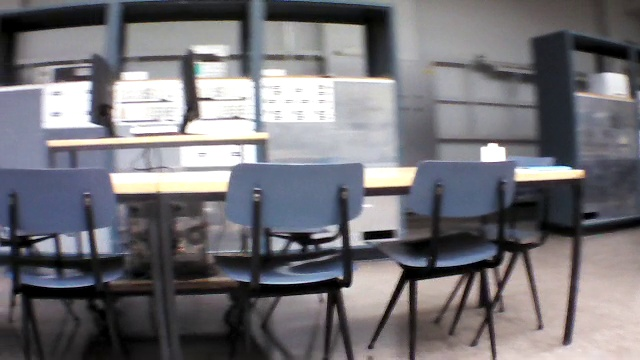
//> input picture test118.jpg, 640 x 360 px
$ ./Source   (built with g++ and OpenCV 4)
//> lines starting //> are read from the running program, lines starting //| are printed output that depends on the picture; after the words box and inside, x2 and y2 are one past the last pixel; in counts of white or black regions, pixels touching at a corner belong together
#include "opencv2/highgui/highgui.hpp"
#include "opencv2/imgproc/imgproc.hpp"
#include "opencv2\video\tracking.hpp"
#include "opencv2\features2d\features2d.hpp"
#include "opencv2\calib3d\calib3d.hpp"
#include <iomanip>
#include <set>
#include <iostream>
#include <stdio.h>
#include <stdlib.h>
#include <time.h>

using namespace cv;
using namespace std;

static const double pi = 3.14159265358979323846;
int maxCorners = 1000;
double qualityLevel = 0.01;
double minDistance = 10;
int blockSize = 3;
bool useHarrisDetector = false;
double k_harris = 0.04;

int maskSize = 10;

inline static double square(int a)

{

	return a * a;

}

void refresh_features(Mat gray, vector<Point2f> &flow_c);
void draw_opticalFlow(Point2f corners, Point2f flow_corners, Mat img, CvScalar line_color);
bool CheckCoherentRotation(cv::Mat_<double>& R);
Mat_<double> LinearLSTriangulation(
	Point3d u,//homogenous image point (u,v,1)
	Matx34d P,//camera 1 matrix
	Point3d u1,//homogenous image point in 2nd camera
	Matx34d P1//camera 2 matrix
	);

int main(int argc, char* argv[])
{

	double tick = getTickCount();
	Mat image = imread("test118.jpg", CV_LOAD_IMAGE_UNCHANGED);
//> image is the input picture: 360 rows x 640 cols, CV_8UC3; mean B, G, R 119.1, 114.1, 115.4
	Mat image2 = imread("test123.jpg", CV_LOAD_IMAGE_UNCHANGED);
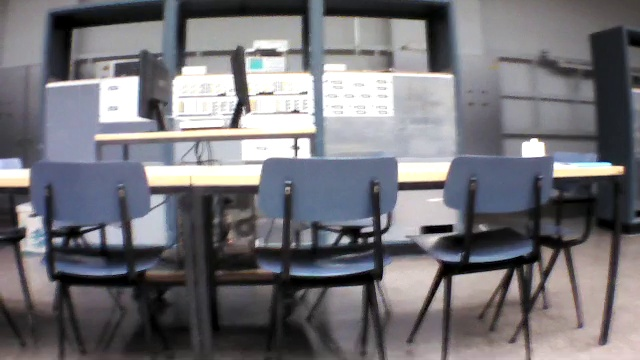
//> input picture test123.jpg, 640 x 360 px
//> image2 is the input picture: 360 rows x 640 cols, CV_8UC3; mean B, G, R 119.2, 114.2, 115.3
	Mat image3;
	image2.copyTo(image3);

	//no calibration matrix file - mockup calibration
	Size img_size = image.size();
//> img_size = Size(640, 360)
	double max_w_h = MAX(img_size.height, img_size.width);
//> max_w_h = 640
	Mat K = (cv::Mat_<double>(3, 3) << max_w_h, 0, img_size.width / 2.0,
		0, max_w_h, img_size.height / 2.0,
		0, 0, 1);
	Mat Kinv;
	invert(K, Kinv);

	namedWindow("hihi", CV_WINDOW_AUTOSIZE);
	//namedWindow("hoho", WINDOW_NORMAL);

	if (image.empty() || image2.empty()) //check whether the image is loaded or not
	{
		std::cout << "Error : Image cannot be loaded..!!" << std::endl;
		system("pause"); //wait for a key press
		return -1;
	}
	tick = ((double)getTickCount() - tick) / getTickFrequency();
	cout << "before gray : " << tick << "s" << endl;
	tick = getTickCount();
	Mat image_gray, image_gray2;
	cvtColor(image, image_gray, CV_BGR2GRAY);
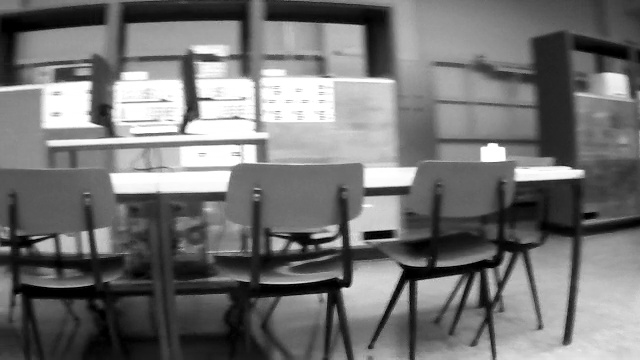
//> image_gray: 360 rows x 640 cols, CV_8UC1; min 0, max 255, mean 115.1
	cvtColor(image2, image_gray2, CV_BGR2GRAY);
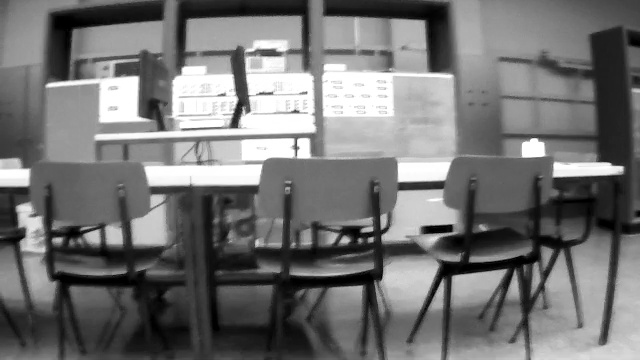
//> image_gray2: 360 rows x 640 cols, CV_8UC1; min 0, max 255, mean 115.1
	tick = ((double)getTickCount() - tick) / getTickFrequency();
	cout << "after gray : " << tick << "s" << endl;
	tick = getTickCount();
	Mat mask(image_gray.size(), CV_8UC1, Scalar(255));
	vector< Point2f > corners, corners2, flow_corners;
	cout << "hihihihi" << endl;
	tick = ((double)getTickCount() - tick) / getTickFrequency();
	cout << "BEFORE GFTT : " << tick << "s" << endl;
	tick = getTickCount();
	goodFeaturesToTrack(image_gray, corners, maxCorners, qualityLevel, minDistance, mask, blockSize, useHarrisDetector, k_harris);
//> corners = 495 Points (x, y), first 12: [326, 294], [342, 278], [408, 281], [461, 275], [110, 174], [365, 238], [497, 144], [229, 172], [198, 102], [301, 247], [320, 245], [185, 131]
	//goodFeaturesToTrack(image_gray2, corners2, maxCorners, qualityLevel, minDistance, mask, blockSize, useHarrisDetector, k_harris);
	//cout << "** Number of corners detected in image1: " << corners.size() << endl;
	//cout << "** Number of corners detected in image2: " << corners2.size() << endl;
	tick = ((double)getTickCount() - tick) / getTickFrequency();
	cout << "processing time after goodFeature : " << tick << "s" << endl;
	tick = getTickCount();

	vector<uchar> status;
	vector<float> err;
	Size optical_flow_window = cvSize(3, 3);
	TermCriteria optical_flow_termination_criteria = cvTermCriteria(CV_TERMCRIT_ITER | CV_TERMCRIT_EPS, 20, 0.3);

	calcOpticalFlowPyrLK(image_gray, image_gray2, corners, flow_corners, status, err, optical_flow_window, 5, optical_flow_termination_criteria, 0, 0.001);
//> flow_corners = 495 Points (x, y), first 12: [361.5, 286.7], [372.6, 267.6], [443.2, 277.9], [506.2, 269.6], [146.5, 164.3], [424.1, 231.8], [537.1, 138.9], [307.8, 140.2], [244.8, 57.38], [349.7, 240.1], [-32.19, 94.25], [239, 124.9]; status = 495 values, max 1 at index 0, min 0 at index 10, mean 0.691; err = 495 values, max 150.8 at index 159, min 0 at index 10, mean 8.19
	tick = ((double)getTickCount() - tick) / getTickFrequency();
	cout << "processing time after optical flow : " << tick << "s" << endl;
	tick = getTickCount();


	cout << "** Number of corners with optical flow in image2: " << corners.size() << endl;
//| ** Number of corners with optical flow in image2: 495

	// First, filter out the points with high error
	vector<Point2f> imgpts1, imgpts2;
	for (unsigned int i = 0; i<status.size(); i++) {
		if (status[i] && err[i] < 10.0) {
			imgpts1.push_back(corners[i]);
			imgpts2.push_back(flow_corners[i]);
			//draw_opticalFlow(corners[i], flow_corners[i], image2, CV_RGB(255, 0, 0));

		}
		else {
			status[i] = 0; // a bad flow
		}
	}
//> after the loop, imgpts1 = 206 Points (x, y), first 12: [326, 294], [461, 275], [497, 144], [229, 172], [198, 102], [505, 159], [416, 168], [481, 160], [90, 121], [341, 245], [249, 280], [91, 82]; imgpts2 = 206 Points (x, y), first 12: [361.5, 286.7], [506.2, 269.6], [537.1, 138.9], [307.8, 140.2], [244.8, 57.38], [544.2, 153.8], [452.4, 75.64], [522.4, 155.6], [138.1, 114.8], [371.6, 229.3], [279.4, 270.4], [138.2, 76.58]; status = 495 values, max 1 at index 0, min 0 at index 1, mean 0.416
	cout << "after optical flow status : " << imgpts2.size() << "/" << status.size() << endl;
//| after optical flow status : 206/495
	tick = ((double)getTickCount() - tick) / getTickFrequency();
	cout << "processing time after optical flow status: " << tick << "s" << endl;
	tick = getTickCount();

	vector<uchar> stat(imgpts1.size());
	Mat F = findFundamentalMat(imgpts1, imgpts2, FM_RANSAC, 0.2, 0.99, stat);
//> stat = 206 values, max 1 at index 2, min 0 at index 0, mean 0.126; F = [[5.35e-07, 0.000211, -0.0281], [-0.000163, -3.86e-05, -0.204], [0.0211, 0.192, 1]]
	cout << "F keeping " << countNonZero(stat) << " / " << stat.size() << endl;
//| F keeping 26 / 206
	vector<Point2f> imgpts_good1, imgpts_good2;
	for (unsigned int i = 0; i<imgpts1.size(); i++) {
		if (stat[i]) {
			imgpts_good1.push_back(imgpts1[i]);
			imgpts_good2.push_back(imgpts2[i]);
			draw_opticalFlow(imgpts1[i], imgpts2[i], image2, CV_RGB(0, 255, 0));
		}
	}
//> this loop made 206 passes
//> (angle in draw_opticalFlow, hypotenuse in draw_opticalFlow) on passes 3, 9, 22: (2.99, 40.45), (3, 48.51), (3.02, 34.23)
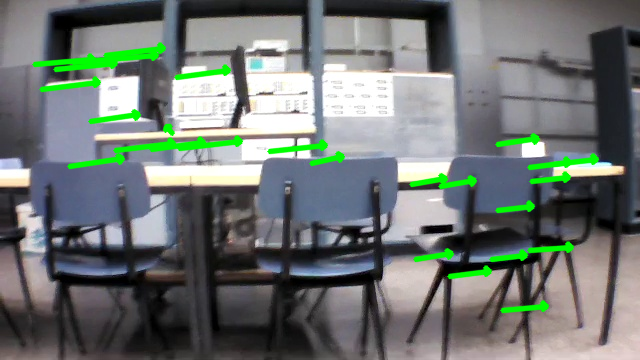
//> image2: 360 rows x 640 cols, CV_8UC3; mean B, G, R 114.7, 118, 111.1

	Mat_<double> E = K.t() * F * K;
//> E = [[0.219, 86.27, 6.38], [-66.7, -15.82, -168.6], [-5.13, 161.3, -1.99]]
	Matx34d P, P1;
	SVD svd(E, CV_SVD_MODIFY_A);
	Mat svd_u = svd.u;
//> svd_u = [[0.364, -0.297, -0.883], [-0.687, -0.725, -0.0389], [0.629, -0.621, 0.468]]
	Mat svd_vt = svd.vt;
//> svd_vt = [[0.225, 0.756, 0.615], [0.295, -0.655, 0.696], [0.929, 0.025, -0.37]]
	Mat svd_w = svd.w;
//> svd_w = [190.1, 174.7, 1.49e-14]
	Matx33d W(0, -1, 0,
		1, 0, 0,
		0, 0, 1);
	Mat_ <double> R = svd_u * Mat(W) * svd_vt;
//> R = [[-0.994, -0.0087, -0.11], [0.00358, -0.999, 0.0467], [0.11, -0.046, -0.993]]
	Mat_ <double> t = svd_u.col(2);
//> t = [-0.883, -0.0389, 0.468]
	cout << t(0) << " " << t(1) << " " << t(2) << endl;
//| -0.882687 -0.0389261 0.468346
	if (!CheckCoherentRotation(R)) {
		cout << "resulting rotation is no coherent" << endl;
		P1 = 0;
		return 0;
	}
	P = Matx34d(1, 0, 0, 0,
		0, 1, 0, 0,
		0, 0, 1, 0);

	P1 = Matx34d(R(0, 0), R(0, 1), R(0, 2), t(0),
		R(1, 0), R(1, 1), R(1, 2), t(1),
		R(2, 0), R(2, 1), R(2, 2), t(2));
//> P1 = [[-0.994, -0.0087, -0.11, -0.883], [0.00358, -0.999, 0.0467, -0.0389], [0.11, -0.046, -0.993, 0.468]]
	vector<double> reproj_error;
	vector<Point3d> pointcloud;
	vector<int> radius;
	Mat_<double> KP1 = K*Mat(P1); // 3x3 * 3x4 => 3*4
//> KP1 = [[-600.8, -20.3, -388, -415], [22.12, -647.6, -148.8, 59.39], [0.11, -0.046, -0.993, 0.468]]
	cout << "P1 :" << P1 << endl;
//| P1 :[-0.9939065358601409, -0.008697533496791567, -0.1098824412068037, -0.8826874016305095;
//|  0.003575602156353323, -0.9989014307404733, 0.04672415578536626, -0.0389260905187342;
//|  0.1101681126447847, -0.04604654792389862, -0.9928457596125282, 0.4683457168371533]
	//cout << "Mat P1 :" << Mat(P1) << endl;
	for (unsigned int i = 0; i < imgpts_good1.size(); i++) {
		// convert to normalized homogenous coordinates
		Point3d u(imgpts_good1[i].x, imgpts_good1[i].y,1.0);
		Mat_<double> um = Kinv*Mat_<double>(u);
		u = um.at<Point3d>(0);
		//cout << "u :" << u << " , um :" << um << endl;
		Point3d u1(imgpts_good2[i].x, imgpts_good2[i].y, 1.0);
		Mat_<double> um1 = Kinv*Mat_<double>(u1);
		u1 = um1.at<Point3d>(0);
		// triangulate
		Mat_<double> X = LinearLSTriangulation(u, P, u1, P1);
		//cout << X << endl;
		//cout << KP1 << endl;
		// calculate reprojection error
		Mat_<double> xPt_img = KP1*X;
		//cout << "hihi" << endl;
		Point2f xPt_img_(xPt_img(0) / xPt_img(2), xPt_img(1) / xPt_img(2));
		reproj_error.push_back(norm(xPt_img_ - imgpts_good2[i]));
		//store 3D point
		pointcloud.push_back(Point3d(X(0), X(1), X(2)));
		radius.push_back(sqrt(X(0)*X(0) + X(1) *X(1) + X(2)*X(2)));
	}
//> this loop made 26 passes
//> (um, um1, B in LinearLSTriangulation, X, xPt_img, xPt_img_) on passes 1 to 4: ([0.277, -0.0562, 1], [0.339, -0.0642, 1], [0, 0, -1.04, -0.00887], [-3.37, 0.399, -11.51, 1], [6067, 1439.6, 11.51], Point(527.1, 125.1)), ([-0.359, -0.0922, 1], [-0.284, -0.102, 1], [0, 0, -0.75, 0.00878], [3.89, 0.849, -11.18, 1], [1566.6, 1259.1, 11.96], Point(131, 105.3)), ([0.267, 0.123, 1], [0.321, 0.117, 1], [0, 0, -1.03, -0.0938], [-3.12, -1.62, -11.08, 1], [5788, 2689.6, 11.2], Point(517, 240.2)), ([-0.414, -0.173, 1], [-0.32, -0.181, 1], [0, 0, -0.733, 0.0458], [4.94, 1.97, -12.41, 1], [1392.5, 738.2, 13.24], Point(105.2, 55.75))

	tick = ((double)getTickCount() - tick) / getTickFrequency();
	cout << "processing time after triang : " << tick << "s" << endl;
	Scalar mse = mean(reproj_error);
//> mse = Scalar(16.65)
	cout << "Done. (" << pointcloud.size() << "points, mean reproj err = " << mse[0] << ")" << endl;
//| Done. (26points, mean reproj err = 16.6498)

	cv::FileStorage file("pos.txt", cv::FileStorage::WRITE);

	for (unsigned int i = 0; i < pointcloud.size(); i++) {
		string x, y, z;
		stringstream streamx, streamy, streamz;
		streamx << fixed << setprecision(2) << pointcloud[i].x;
		x = streamx.str();
		streamy << fixed << setprecision(2) << pointcloud[i].y;
		y = streamy.str();
		streamz << fixed << setprecision(2) << pointcloud[i].z;
		z = streamz.str();
		String txt = x + "," + y + "," + z;
		file << "txt" << txt;
		//putText(image2, txt, imgpts_good2[i], CV_FONT_HERSHEY_COMPLEX_SMALL, 1, Scalar(255,255,255), 3, CV_AA);
		putText(image2, to_string(radius[i]), imgpts_good2[i], FONT_HERSHEY_COMPLEX_SMALL, 1, Scalar(255, 0, 0), 3, CV_AA);
		cout << imgpts_good2[i] << " -> point cloud -> " << pointcloud[i] << endl;
	}
//> this loop made 26 passes
//| [537.136, 138.932] -> point cloud -> [-3.36667, 0.39923, -11.5125]
//| [138.068, 114.809] -> point cloud -> [3.89343, 0.849381, -11.18]
//| [525.59, 255.015] -> point cloud -> [-3.11649, -1.62303, -11.0751]
//| [115.409, 64.1621] -> point cloud -> [4.93899, 1.97193, -12.4092]
//| [98.4479, 83.9] -> point cloud -> [5.07991, 1.52821, -12.0093]
//| [445.216, 178.75] -> point cloud -> [-1.7272, -0.304459, -11.0578]
//| [596.373, 159.957] -> point cloud -> [-4.39349, 0.0274794, -11.5367]
//| [240.257, 141.662] -> point cloud -> [1.67832, 0.286673, -9.12843]
//> (output is shown up to pass 8 of 26)
//> pass 1, `putText(image2, to_string(radius[i]), imgpts_good2[i], FONT_HERSHEY_CO..`:
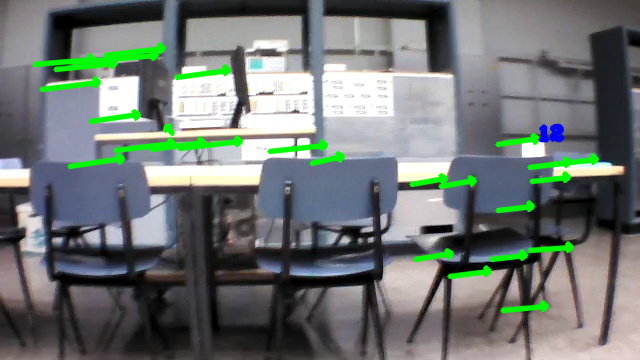
//> image2: 360 rows x 640 cols, CV_8UC3; 0.19% of pixels changed, all inside (x1, y1, x2, y2) = (537, 123, 565, 143)
//> pass 3, `putText(image2, to_string(radius[i]), imgpts_good2[i], FONT_HERSHEY_CO..`:
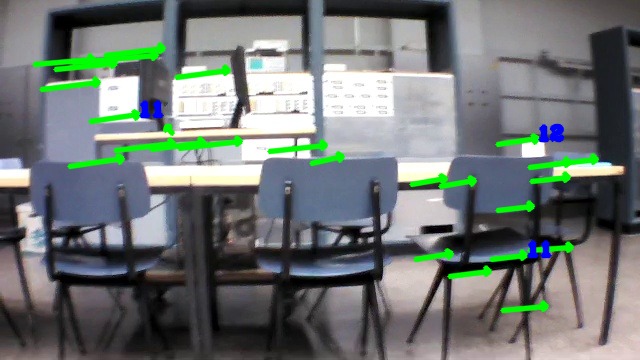
//> image2: 360 rows x 640 cols, CV_8UC3; mean B, G, R 115.4, 117.6, 110.8
//> after the loop:
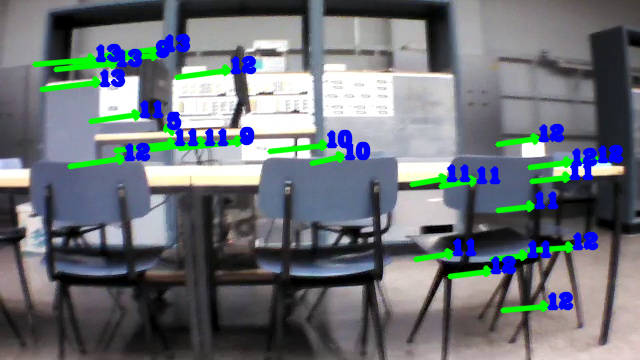
//> image2: 360 rows x 640 cols, CV_8UC3; 3.74% of pixels changed, all inside (x1, y1, x2, y2) = (94, 33, 624, 311)

	imshow("hihi", image2);

	while (1) {
		if (waitKey(30) == 27) //wait for 'esc' key press for 30 ms. If 'esc' key is pressed, break loop
//> the Esc key is pressed
		{
			cout << "esc key is pressed by user" << endl;
			break;
		}
	}


}

void refresh_features(Mat gray, vector<Point2f> &flow_c)
{
	//Mat mask(image_gray.size(), CV_8UC1, Scalar(255));
	int size_mask = 40;
	vector<Point2f> new_corners;
	Mat mask(gray.size(), CV_8UC1, Scalar(255));
	if (!flow_c.empty()) {
		for (int j = 0; j < flow_c.size(); j++) {
			circle(mask, flow_c[j], maskSize, 0, -1, 8, 0);
		}
	}
	goodFeaturesToTrack(gray, new_corners, maxCorners, qualityLevel, minDistance, mask, blockSize, useHarrisDetector, k_harris);
	flow_c.insert(flow_c.end(), new_corners.begin(), new_corners.end());

	imshow("Mask", mask);
}

void draw_opticalFlow(Point2f corners, Point2f flow_corners, Mat img, CvScalar line_color) {
	int line_thickness;				line_thickness = 3;

	CvPoint p, q;

	p.x = (int)corners.x;

	p.y = (int)corners.y;

	q.x = (int)flow_corners.x;

	q.y = (int)flow_corners.y;

	double angle;		angle = atan2((double)p.y - q.y, (double)p.x - q.x);

	double hypotenuse;	hypotenuse = sqrt(square(p.y - q.y) + square(p.x - q.x));

	q.x = (int)(p.x - 1 * hypotenuse * cos(angle));

	q.y = (int)(p.y - 1 * hypotenuse * sin(angle));

	line(img, p, q, line_color, line_thickness, CV_AA, 0);

	p.x = (int)(q.x + 5 * cos(angle + pi / 4));

	p.y = (int)(q.y + 5 * sin(angle + pi / 4));

	line(img, p, q, line_color, line_thickness, CV_AA, 0);

	p.x = (int)(q.x + 5 * cos(angle - pi / 4));

	p.y = (int)(q.y + 5 * sin(angle - pi / 4));

	line(img, p, q, line_color, line_thickness, CV_AA, 0);

}

bool CheckCoherentRotation(cv::Mat_<double>& R) {


	if (fabsf(determinant(R)) - 1.0 > 1e-07) {
		cerr << "det(R) != +-1.0, this is not a rotation matrix" << endl;
		return false;
	}

	return true;
}

Mat_<double> LinearLSTriangulation(
	Point3d u,//homogenous image point (u,v,1)
	Matx34d P,//camera 1 matrix
	Point3d u1,//homogenous image point in 2nd camera
	Matx34d P1//camera 2 matrix
	) { //build A matrix
		Matx43d A(u.x*P(2, 0) - P(0, 0), u.x*P(2, 1) - P(0, 1), u.x*P(2, 2) - P(0, 2),
			u.y*P(2, 0) - P(1, 0), u.y*P(2, 1) - P(1, 1), u.y*P(2, 2) - P(1, 2),
			u1.x*P1(2, 0) - P1(0, 0), u1.x*P1(2, 1) - P1(0, 1), u1.x*P1(2, 2) - P1(0, 2),
			u1.y*P1(2, 0) - P1(1, 0), u1.y*P1(2, 1) - P1(1, 1), u1.y*P1(2, 2) - P1(1, 2)
			);
	//build B vector
	Matx41d B(-(u.x*P(2, 3) - P(0, 3)),
		-(u.y*P(2, 3) - P(1, 3)),
		-(u1.x*P1(2, 3) - P1(0, 3)),
		-(u1.y*P1(2, 3) - P1(1, 3)));
	//solve for X
	Mat_<double> X;
	solve(A, B, X, DECOMP_SVD);
	Mat_<double> X_(4, 1);
	X_(0) = X(0); X_(1) = X(1); X_(2) = X(2); X_(3) = 1.0;
	return X_;
}
